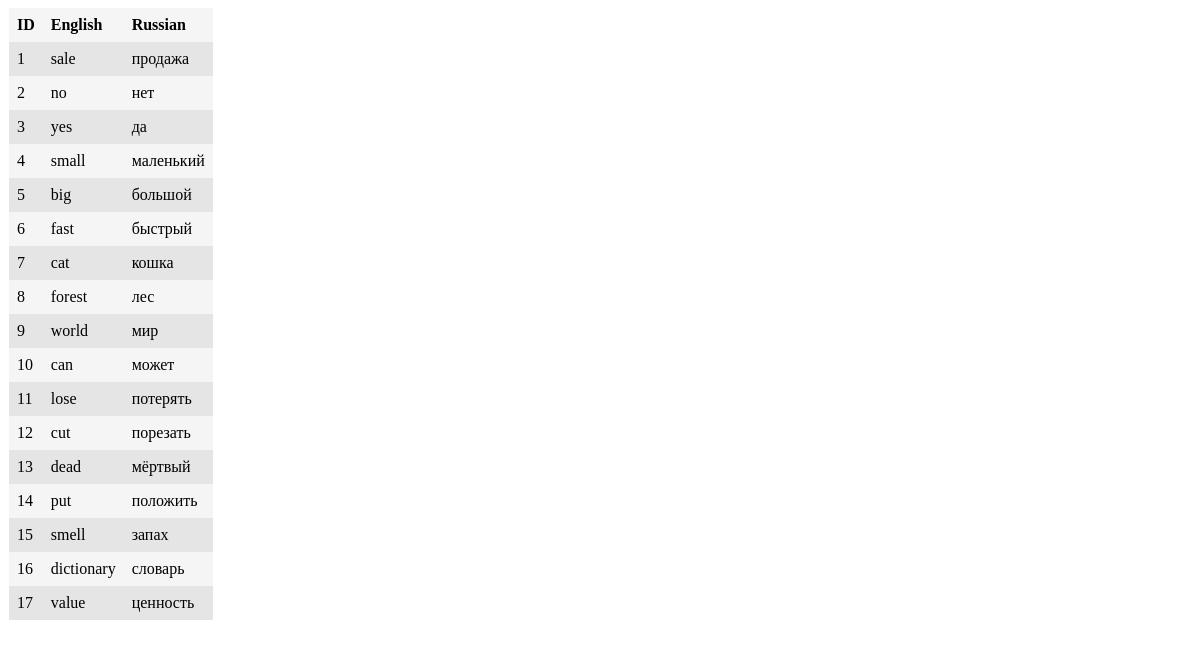
The page /dictionary on the database its author committed.
### app.py (models this page shows)
class Vocabulary(SQLModel, table=True):
    id: Optional[int] = Field(default=None, primary_key=True)
    eng_word: Optional[str] = None
    rus_word_1: Optional[str] = None
    rus_word_2: Optional[str] = None

### app.py (the view)
@app.get("/")
def index():
    file_loader = FileSystemLoader('templates')
    env = Environment(loader=file_loader)
    tm = env.get_template('index.html')
    global random_row
    random_row = select_random_word()
    msg = tm.render(random_word = random_row.rus_word_1)
    return Response(msg, media_type="text/html")

### templates/dictionary.html (shortened to what this page needs)
<html>
<head>
<link href="static/styles2.css" rel="stylesheet">
</head>
<body>
<table class="table">
    <tr class="table_header">
        {% for header in headings %}
        <th class="table_cell">{{ header }}</th>
        {% endfor %}
    </tr>
    {% for row in all %}
    <tr class="table_row">
        {% for cell in row %}
        <td class="table_cell">{{ cell }}</td>
        {% endfor %}
    </tr>
    {% endfor %}
</table>
</body>

### static/styles2.css (style rules this page uses)
.table { border-spacing: 0; margin: 1px; background-color: #f5f5f5; }
.table_row:nth-child(even) { background-color: #e5e5e5; }
.table_header { text-align: left; }
.table_cell { padding: 8px; }

### rows shown on the page
Vocabulary: row "1", eng_word "sale", rus_word_1 "продажа"
Vocabulary: row "2", eng_word "no", rus_word_1 "нет"
Vocabulary: row "3", eng_word "yes", rus_word_1 "да"
Vocabulary: row "4", eng_word "small", rus_word_1 "маленький"
Vocabulary: row "5", eng_word "big", rus_word_1 "большой"
Vocabulary: row "6", eng_word "fast", rus_word_1 "быстрый"
Vocabulary: row "7", eng_word "cat", rus_word_1 "кошка"
Vocabulary: row "8", eng_word "forest", rus_word_1 "лес"
Vocabulary: row "9", eng_word "world", rus_word_1 "мир"
Vocabulary: row "10", eng_word "can", rus_word_1 "может"
Vocabulary: row "11", eng_word "lose", rus_word_1 "потерять"
Vocabulary: row "12", eng_word "cut", rus_word_1 "порезать"
Vocabulary: row "13", eng_word "dead", rus_word_1 "мёртвый"
Vocabulary: row "14", eng_word "put", rus_word_1 "положить"
Vocabulary: row "15", eng_word "smell", rus_word_1 "запах"
Vocabulary: row "16", eng_word "dictionary", rus_word_1 "словарь"
Vocabulary: row "17", eng_word "value", rus_word_1 "ценность"

### other values the page prints
{{ header }} "ID" "English" "Russian"
